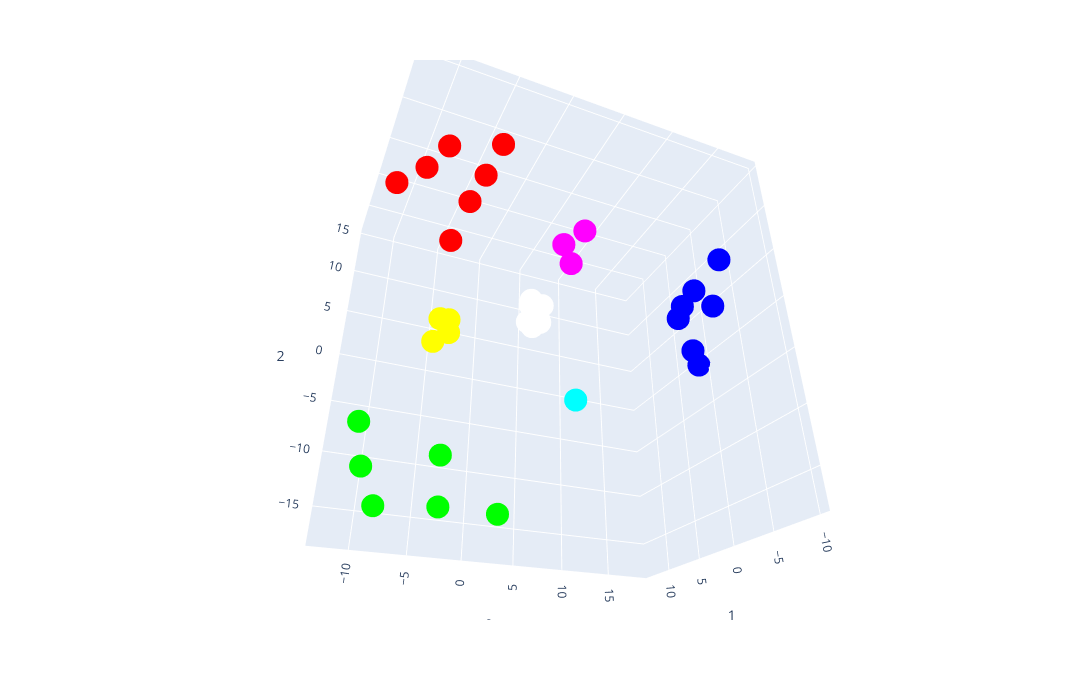

The notebook cell this image was saved under:
### Code cell
df_cl2 = pd.DataFrame(embeddings_cl2.detach().numpy())
df_cl2['color'] = [color_dict[c] for c in labels_np.sum(axis=1)]
px.scatter_3d(df_cl2, x=0, y=1, z=2, color='color', color_discrete_map='identity', height=700, width=1200)

### Figure 1 — Plotly figure (JSON) as saved in the notebook; plotly's stock layout.template omitted (floating-point values rounded to 4 significant figures)
{"data": [{"hovertemplate": "0=%{x}<br>1=%{y}<br>2=%{z}<extra></extra>", "legendgroup": "", "marker": {"color": "#ff0000", "symbol": "circle"}, "mode": "markers", "name": "", "scene": "scene", "showlegend": false, "type": "scatter3d", "x": [-4.696, -4.148, -12.09, -4.491, -10.83, -8.928, -4.865], "y": [9.806, 0.04596, 2.09, 3.949, -5.498, -4.443, -6.967], "z": [13.63, 14.56, 12.35, 14.32, 7.847, 12.12, 11.56]}, {"hovertemplate": "0=%{x}<br>1=%{y}<br>2=%{z}<extra></extra>", "legendgroup": "", "marker": {"color": "#00ff00", "symbol": "circle"}, "mode": "markers", "name": "", "scene": "scene", "showlegend": false, "type": "scatter3d", "x": [-5.454, -2.765, -0.1283, -10.07, -10.3, -12.55], "y": [3.491, 13.47, 4.534, 4.064, 12.11, -0.5902], "z": [-12.91, -13.98, -16.73, -17.37, -11.64, -12.91]}, {"hovertemplate": "0=%{x}<br>1=%{y}<br>2=%{z}<extra></extra>", "legendgroup": "", "marker": {"color": "#0000ff", "symbol": "circle"}, "mode": "markers", "name": "", "scene": "scene", "showlegend": false, "type": "scatter3d", "x": [18.3, 17.78, 15.03, 15.69, 16.33, 13.08, 13.59], "y": [0.3185, 2.012, -6.849, -2.442, -2.916, -5.135, -10.21], "z": [-1.247, 4.911, 0.3299, -1.698, 4.82, 0.8205, 2.588]}, {"hovertemplate": "0=%{x}<br>1=%{y}<br>2=%{z}<extra></extra>", "legendgroup": "", "marker": {"color": "#00ffff", "symbol": "circle"}, "mode": "markers", "name": "", "scene": "scene", "showlegend": false, "type": "scatter3d", "x": [5.346], "y": [0.9927], "z": [-7.141]}, {"hovertemplate": "0=%{x}<br>1=%{y}<br>2=%{z}<extra></extra>", "legendgroup": "", "marker": {"color": "#ffff00", "symbol": "circle"}, "mode": "markers", "name": "", "scene": "scene", "showlegend": false, "type": "scatter3d", "x": [-5.293, -6.19, -6.684, -7.408], "y": [4.891, 1.508, 4.705, -0.3979], "z": [-0.7665, -1.591, -2.11, -2.905]}, {"hovertemplate": "0=%{x}<br>1=%{y}<br>2=%{z}<extra></extra>", "legendgroup": "", "marker": {"color": "#ff00ff", "symbol": "circle"}, "mode": "markers", "name": "", "scene": "scene", "showlegend": false, "type": "scatter3d", "x": [3.452, 4.478, 3.886], "y": [-1.137, -0.5043, -4.641], "z": [7.638, 6.166, 6.743]}, {"hovertemplate": "0=%{x}<br>1=%{y}<br>2=%{z}<extra></extra>", "legendgroup": "", "marker": {"color": "#ffffff", "symbol": "circle"}, "mode": "markers", "name": "", "scene": "scene", "showlegend": false, "type": "scatter3d", "x": [1.64, 1.026, 0.5449, 1.656, 1.264, 0.6583, 0.844, 1.066], "y": [2.032, -0.2181, -0.3952, 0.2978, -1.156, 0.7513, 0.5419, -0.7783], "z": [-0.04454, -0.07194, 1.035, -0.5901, 0.192, -0.5243, 1.156, -0.9584]}], "layout": {"height": 700, "legend": {"tracegroupgap": 0}, "margin": {"t": 60}, "scene": {"aspectmode": "auto", "aspectratio": {"x": 1.08, "y": 0.8289, "z": 1.117}, "camera": {"center": {"x": 0, "y": 0, "z": 0}, "eye": {"x": -0.6864, "y": -1.576, "z": -1.018}, "projection": {"type": "perspective"}, "up": {"x": 0.02591, "y": -0.01103, "z": 0.9996}}, "domain": {"x": [0, 1], "y": [0, 1]}, "xaxis": {"title": {"text": "0"}, "type": "linear"}, "yaxis": {"title": {"text": "1"}, "type": "linear"}, "zaxis": {"title": {"text": "2"}, "type": "linear"}}, "width": 1200}}
